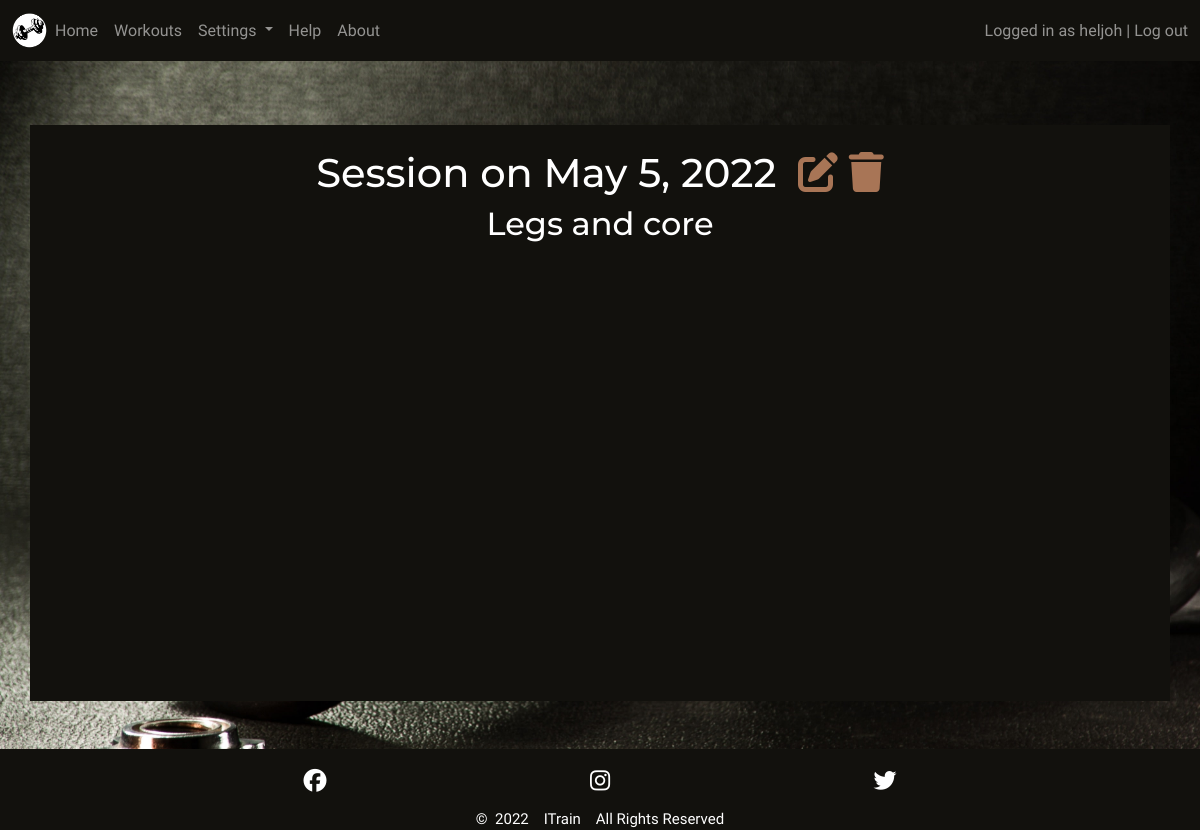
Before: /session/4/ (signed in) with the older database file.
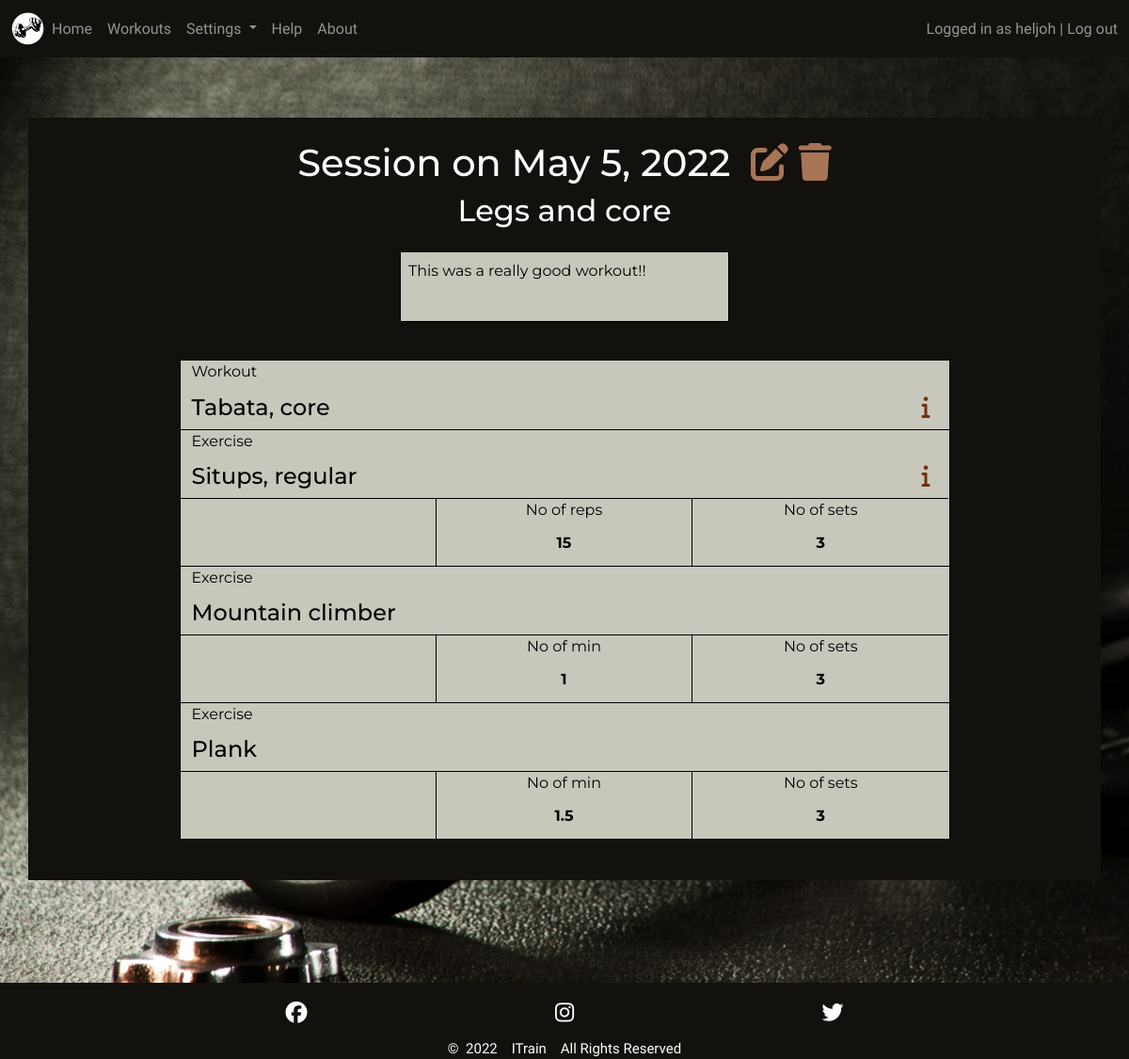
After: the same page with the newer database file.
### main/models.py (models this page shows, shortened)
class Session(models.Model):
    name = models.CharField(max_length=80, null=False, blank=False)
    created_by = models.ForeignKey(User, on_delete=models.CASCADE)
    date = models.DateField()
    workout = models.ManyToManyField(Workout, blank=True,
                                     related_name='workouts')
    comment = models.TextField(max_length=200, blank=True)

class Workout(models.Model):
    name = models.CharField(max_length=30, null=False, blank=False,)
    created_by = models.ForeignKey(User, on_delete=models.CASCADE)
    description = models.TextField(max_length=200, blank=True)
    class Meta:
        ordering = ['name']

class Collection(models.Model):
    workout = models.ForeignKey(Workout, null=False, blank=False,
                                on_delete=models.CASCADE,
                                related_name='collections')
    exercise = models.ForeignKey(Exercise, on_delete=models.CASCADE,
                                 related_name='collections')
    value = models.DecimalField(max_digits=3, decimal_places=1, blank=True,
                                null=True)
    reps = models.DecimalField(max_digits=3, decimal_places=1, null=True,
                               blank=True)
    reps_unit = models.ForeignKey(RepsUnit, null=True, blank=True,
                                  on_delete=models.SET_DEFAULT,
                                  default=get_default_reps_unit)
    sets = models.PositiveIntegerField(validators=[MaxValueValidator(100)],
                                       null=True, blank=True)
    def get_reps_trunc_zero(self):
        if self.reps is None:
            return 0
        if self.reps % 1 == 0:
            self.reps = int(self.reps)
        return self.reps

### setup/models.py (models this page shows, shortened)
class Exercise(models.Model):
    name = models.CharField(max_length=30, null=False, blank=False)
    created_by = models.ForeignKey(User, on_delete=models.CASCADE)
    unit = models.ForeignKey(ExerciseUnit, null=False, blank=False,
                             on_delete=models.SET_DEFAULT,
                             default=get_default_exercise_unit)
    muscle_group = models.ManyToManyField(MuscleGroup, blank=True,
                                          related_name='muscle_groups')
    description = models.TextField(max_length=200, blank=True)
    class Meta:
        ordering = ['name']

class RepsUnit(models.Model):
    name = models.CharField(max_length=5, unique=True, null=False, blank=False)
    class Meta:
        ordering = ['name']

### main/views.py (the view, shortened to what this page needs)
# urls.py: path('session/<int:session_id>/', session_view, name='session'),
def session_view(request, session_id):
    session = get_object_or_404(Session, id=session_id)
    user = request.user
    context = {
        'session': session,
    }
    return render(request, 'main/session.html', context)

### main/templates/main/session.html (shortened to what this page needs)
{% extends 'base.html' %}
{% load static %}
{% block content %}
<div class="jumbotron container p1 p-sm-2 mt-md-3">
    {% if user.is_authenticated %}
    <div class="jumbotron-head justify-content-center text-center mt-3">
        <h1>Session on {{ session.date }}&nbsp;
            <a class="med-light-clr" href="{% url 'edit_session' session.id %}">
                <i class="fa-solid fa-edit"></i>
            </a>
            <a class="med-light-clr" href="#delete-session-{{ session.id }}" data-bs-toggle="modal" aria-label="Delete Session">
                <i class="fa-solid fa-trash"></i>
            </a>
        </h1>
        <h2 class="mb-4">{{ session.name }}</h2>
        {% if session.comment != '' %}
        <div class="session-comment dark-clr">
            <p class="start p-2">{{ session.comment }}</p>
        </div>
        {% endif %}
    </div>
    <div class="container-md content-list-container p-sm-4 mt-3 gy-4 dark-clr">
        {% for workout in session.workout.all %}
        <div class="row session-workout content-list row-cols-1">
            <div class="col grid-col1">
                <p>Workout</p>
            </div>
            <div class="col grid-col2">
                <h4 class="mb-0">{{ workout.name }}
                    {% if workout.description != '' %}
                    <a class="med-dark-clr end me-2" data-bs-toggle="collapse"
                        href="#collapseSessionWorkout{{ workout.id }}" aria-expanded="false"
                        aria-controls="collapseSessionWorkout{{ workout.id }}" aria-label="Workout info">
                        <i class="fa-solid fa-info"></i>
                    </a>
                    {% endif %}
                </h4>
            </div>
            {% for collection in workout.collections.all %}
            <div class="col grid-col1">
                <p>Exercise</p>
            </div>
            <div class="col grid-col3">
                <h4>{{ collection.exercise.name }}
                    {% if collection.exercise.description != '' %}
                    <a class="med-dark-clr end me-2" data-bs-toggle="collapse"
                        href="#collapseSessionExercise{{ collection.exercise.id }}" aria-expanded="false"
                        aria-controls="collapseSessionExercise{{ collection.exercise.id }}" aria-label="Exercise info">
                        <i class="fa-solid fa-info"></i>
                    </a>
                    {% endif %}
                </h4>
                <div class="row text-center">
                    <div class="col-4 grid-col31">
                    </div>
                    <div class="col-4 grid-col31">
                        No of {{ collection.reps_unit.name }}
                    </div>
                    <div class="col-4 grid-col31">
                        No of sets
                    </div>
                </div>
                <div class="row text-center">
                    <div class="col-4 grid-col32">
                    </div>
                    <div class="col-4 grid-col32">
                        {{ collection.get_reps_trunc_zero }}
                    </div>
                    <div class="col-4 grid-col32">
                        {% if collection.sets is None %}
                            <span>0</span>
                        {% else %}
                        {{ collection.sets }}
                        {% endif %}
                    </div>
                </div>
            </div>
            {% endfor %}
        </div>
        {% endfor %}
    </div>
    {% endif %}
</div>
{% endblock %}

Changed rows visible on the page:
changed Session "Legs and core": comment (not shown) → "This was a really good workout!!"
now on this page (row edited): Workout: name "Tabata, core"
now on this page (row unchanged): Collection: exercise.name "Situps, regular", reps_unit.name "reps", get_reps_trunc_zero "15", sets "3"
now on this page (row unchanged): Collection: exercise.name "Mountain climber", reps_unit.name "min", get_reps_trunc_zero "1", sets "3"
now on this page (row unchanged): Collection: exercise.name "Plank", reps_unit.name "min", get_reps_trunc_zero "1.5", sets "3"
